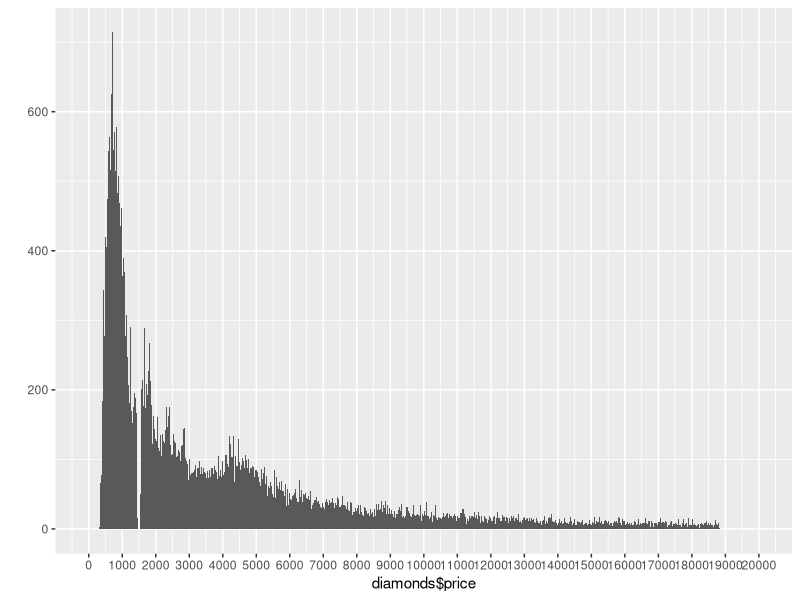
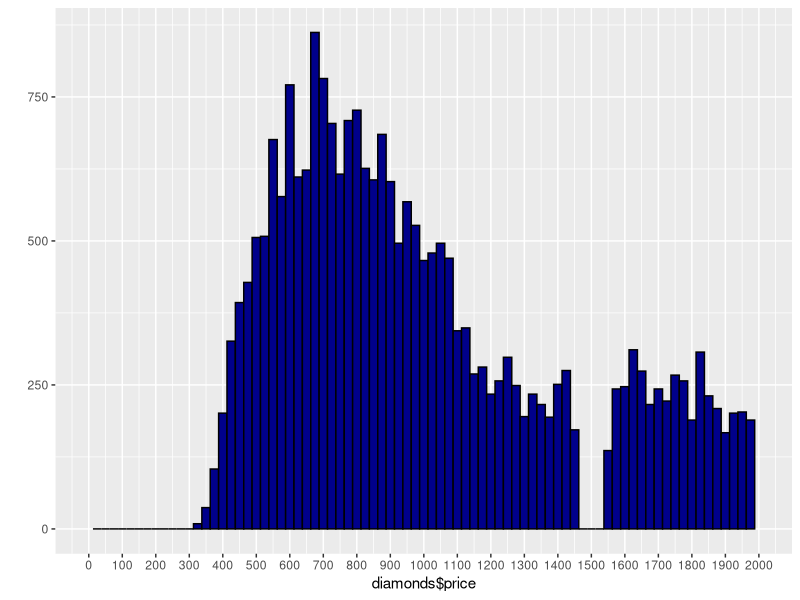
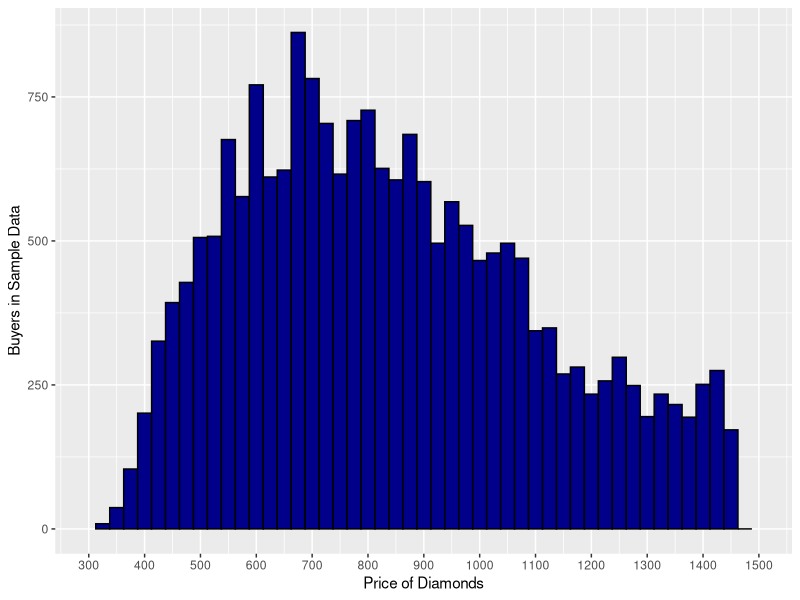
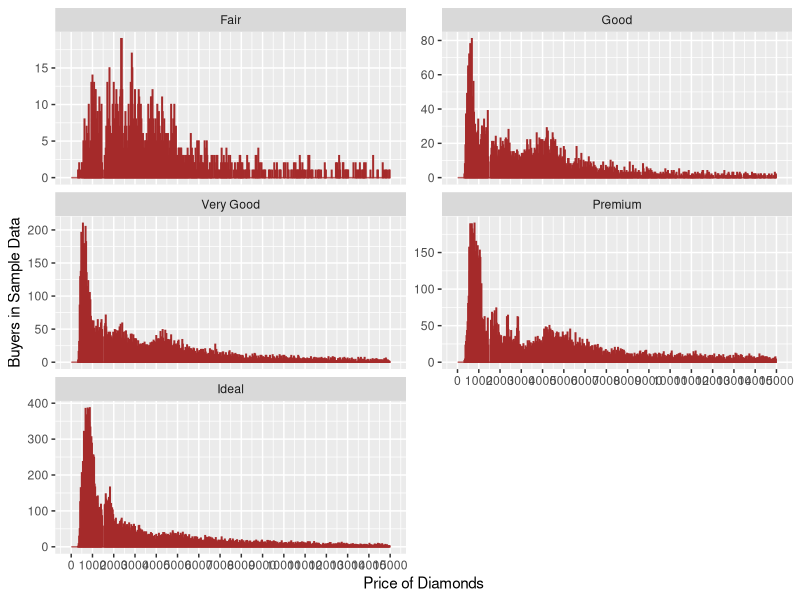
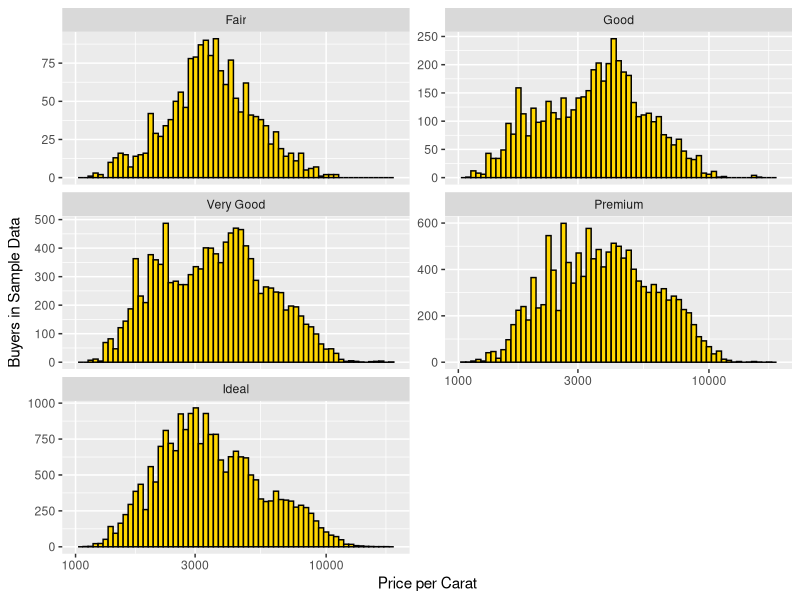
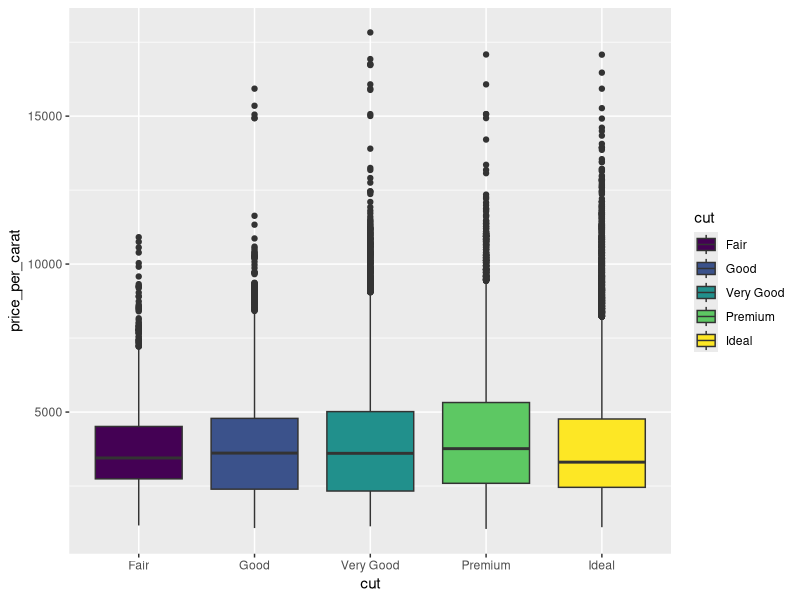
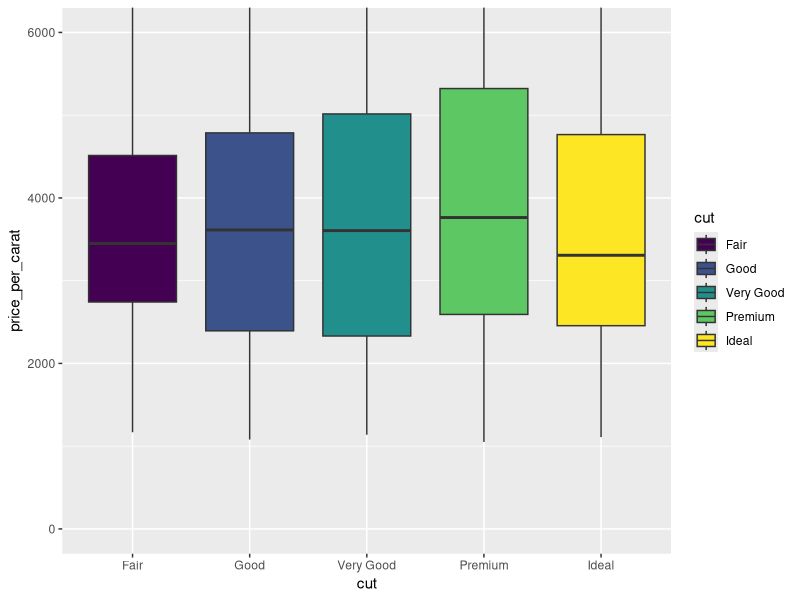
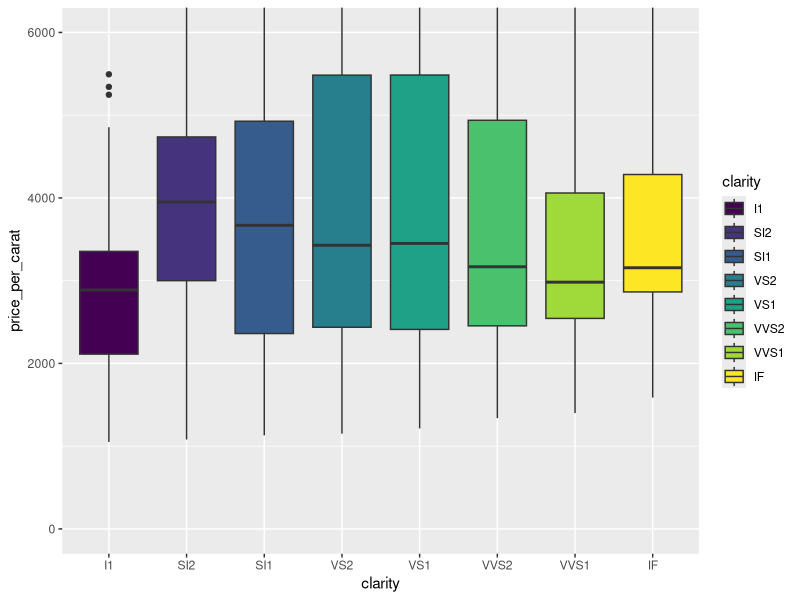

R code for these plots, in order:
## ---- chunk 1
knitr::opts_chunk$set(echo = TRUE)
## ---- chunk 2
library(ggplot2)

summary(diamonds)
## ---- chunk 3
qplot(x= diamonds$price, data = diamonds, binwidth = 20)+
  scale_x_continuous(limits = c(0, 20000), breaks = seq(0, 20000,1000))
## ---- chunk 4
qplot(x= diamonds$price, data = subset(diamonds, !is.na(price)), 
      binwidth = 25,
      color = I('black'), fill = I('dark blue'))+
  scale_x_continuous(limits = c(0,2000), breaks = seq(0,2000, 100))

## ---- chunk 5
qplot(x= diamonds$price, data = subset(diamonds, !is.na(price)), 
      binwidth = 25, 
      xlab = 'Price of Diamonds', 
      ylab= 'Buyers in Sample Data',
      color = I('black'), fill = I('dark blue'))+
  scale_x_continuous(limits = c(300,1500), breaks = seq(300,1500, 100))
## ---- chunk 6

qplot(x= diamonds$price, data = subset(diamonds, !is.na(price)),
      binwidth = 25,
      xlab = 'Price of Diamonds', 
      ylab= 'Buyers in Sample Data',
      color = I('brown'), fill = I('yellow'))+
  scale_x_continuous(limits = c(0, 15000), breaks = seq(0, 15000,1000))+
  facet_wrap(~cut, ncol = 2, scales = 'free_y')
## ---- chunk 7
qplot(x= diamonds$price/diamonds$carat, data = subset(diamonds, !is.na(price)),
      binwidth = .02,
      xlab = 'Price per Carat', 
      ylab= 'Buyers in Sample Data',
      color = I('black'), fill = I('Gold'))+
  facet_wrap(~cut, ncol = 2, scales = 'free_y')+
  scale_x_log10()
## ---- chunk 8
by(diamonds$price, diamonds$cut, summary)

## ---- chunk 9


diamonds$price_per_carat<-as.integer(diamonds$price/diamonds$carat)

qplot(x= cut, y = price_per_carat, data = subset(diamonds, !is.na(price)),
      geom = 'boxplot',
      fill= cut)


qplot(x= cut, y = price_per_carat, data = subset(diamonds, !is.na(price)),
      geom = 'boxplot',
      fill= cut)+
  coord_cartesian(ylim=c(0,6000))

## ---- chunk 10

by(diamonds$price, diamonds$clarity, summary)

qplot(x= clarity, y = price_per_carat, data = subset(diamonds, !is.na(price)),
      geom = 'boxplot', fill= clarity)+
  coord_cartesian(ylim=c(0,6000))



## ---- chunk 11
by(diamonds$price, diamonds$color, summary)

qplot(x= color, y = price_per_carat, data = subset(diamonds, !is.na(price)),
      geom = 'boxplot', fill = color)+
  coord_cartesian(ylim=c(0,8000))

## ---- chunk 12
IQR(subset(diamonds, color=='D')$price)
IQR(subset(diamonds, color=='J')$price)


## ---- chunk 13
qplot(x=carat, data = subset(diamonds, !is.na(price)), 
      geom='freqpoly',
      binwidth= 0.1)+
  scale_x_continuous(limits = c(0,5), breaks = seq(0,5,0.2))+
  scale_y_continuous(breaks = seq(0,10000,1000))

## ---- chunk 14
p1 <- ggplot(data = diamonds, aes(x = x, y = price))+
  geom_point()

p2 <- ggplot(data = diamonds, aes(x = y, y = price))+
  geom_point()

p3 <- ggplot(data = diamonds, aes(x = z, y = price))+
  geom_point()

library(gridExtra)
grid.arrange(p1,p2,p3, ncol=1)

## ---- chunk 15
with(diamonds, cor.test(x, price, method = 'pearson'))
with(diamonds, cor.test(y, price, method = 'pearson'))
with(diamonds, cor.test(z, price, method = 'pearson'))

## ---- chunk 16
ggplot(data = diamonds, aes(x = depth, y = price))+
  geom_point(alpha = 1/20)+
  scale_x_continuous(limits = c(55,70), breaks = seq(55,70,2))

with(diamonds, cor.test(price, depth, method = 'pearson'))

## ---- chunk 17
ggplot(data=subset(diamonds, !is.na(price)), aes(x=carat, y=price))+
  geom_point(fill='blue', color='black', shape=21)+
  scale_x_continuous(lim = c(0, quantile(diamonds$carat, probs = 0.99)))+
  scale_y_continuous(lim = c(0, quantile(diamonds$price, probs= 0.99)))+
  stat_smooth(method = 'lm', color = 'red')

## ---- chunk 18
diamonds$volume <- diamonds$x * diamonds$y * diamonds$z
summary(diamonds$volume)

ggplot(data=diamonds, aes(volume, price))+
  geom_point()

library(plyr)
count(diamonds$volume == 0)
detach("package:plyr", unload=TRUE)

## ---- chunk 19
sub_diamonds<- subset(diamonds, diamonds$volume > 0 & diamonds$volume < 1000)
with(sub_diamonds, cor.test(volume, price, method = 'pearson'))



## ---- chunk 20
ggplot(data = sub_diamonds, aes(x=volume, y = price))+
  geom_point()+
  scale_y_continuous(limits=c(0,20000))+
  geom_smooth(method = 'lm', color = 'red', formula = y~x)

## ---- chunk 21
library(dplyr)


diamondsByClarity <- diamonds %>% group_by(clarity) %>%
  summarise(mean_price = mean(price),median_price = median(price),
            max_price = max(price),
            min_price = min(price),
            n= n())
diamondsByClarity

## ---- chunk 22


diamonds_by_clarity <- group_by(diamonds, clarity)
diamonds_mp_by_clarity <- summarise(diamonds_by_clarity, mean_price = mean(price))

diamonds_by_color <- group_by(diamonds, color)
diamonds_mp_by_color <- summarise(diamonds_by_color, mean_price = mean(price))

head(diamonds_by_clarity)
head(diamonds_mp_by_clarity)
head(diamonds_mp_by_color)

p1 <- ggplot(data = diamonds_mp_by_clarity, aes(x= clarity, y= mean_price))+
  geom_bar(stat = 'identity')
p2 <- ggplot(data = diamonds_mp_by_color, aes(x= color, y= mean_price))+
  geom_bar(stat = 'identity')

grid.arrange(p1, p2, ncol=2)


## ---- chunk 23
library(ggplot2)
library(GGally)
library(scales)
library(memisc)

# sample 10,000 diamonds from the data set
set.seed(20022012)
diamond_samp <- diamonds[sample(1:length(diamonds$price), 10000), ]
ggpairs(diamond_samp, 
  lower = list(continuous = wrap("points", shape = I('.'))), 
  upper = list(combo = wrap("box", outlier.shape = I('.'))))
#ggsave(file = "ScatterMatrix-Diamonds.pdf")
## ---- chunk 24

plot1 <- qplot(data = diamonds, x= price, binwidth = 100, fill = I('#099DD9')) + 
  ggtitle('Price')

plot2 <- qplot(data= diamonds, x= price, binwidth = 0.01, fill = I('#F79420')) +
  scale_x_log10()+
  ggtitle('Price (log10)')

grid.arrange(plot1, plot2, ncol=1)

## ---- chunk 25
### Create a new function to transform the carat variable

cuberoot_trans = function() trans_new('cuberoot', transform = function(x) x^(1/3),
                                      inverse = function(x) x^3)
## ---- chunk 26
library(RColorBrewer)

ggplot(aes(x = carat, y = price, color = clarity), data = diamonds) + 
  geom_point(alpha = 0.5, size = 1, position = 'jitter') +
  scale_color_brewer(type = 'div',
    guide = guide_legend(title = 'Clarity', reverse = T,
    override.aes = list(alpha = 1, size = 2))) +  
  scale_x_continuous(trans = cuberoot_trans(), limits = c(0.2, 3),
    breaks = c(0.2, 0.5, 1, 2, 3)) + 
  scale_y_continuous(trans = log10_trans(),limits = c(350, 15000),
    breaks = c(350, 1000, 5000, 10000, 15000)) +
  ggtitle('Price (log10) by Cube-Root of Carat and Clarity')

## ---- chunk 27
ggplot(aes(x = carat, y = price, color = cut), data = diamonds) + 
  geom_point(alpha = 0.5, size = 1, position = 'jitter') +
  scale_color_brewer(type = 'div',
                     guide = guide_legend(title = 'Cut', reverse = T,
                                          override.aes = list(alpha = 1, size = 2))) +  
  scale_x_continuous(trans = cuberoot_trans(), limits = c(0.2, 3),
                     breaks = c(0.2, 0.5, 1, 2, 3)) + 
  scale_y_continuous(trans = log10_trans(), limits = c(350, 15000),
                     breaks = c(350, 1000, 5000, 10000, 15000)) +
  ggtitle('Price (log10) by Cube-Root of Carat and Cut')

## ---- chunk 28
ggplot(aes(x = carat, y = price, color = color), data = diamonds) + 
  geom_point(alpha = 0.5, size = 1, position = 'jitter') +
  scale_color_brewer(type = 'div',
                     guide = guide_legend(title = 'Color',                                           override.aes = list(alpha = 1, size = 2))) +  
  scale_x_continuous(trans = cuberoot_trans(), limits = c(0.2, 3),
                     breaks = c(0.2, 0.5, 1, 2, 3)) + 
  scale_y_continuous(trans = log10_trans(), limits = c(350, 15000),
                     breaks = c(350, 1000, 5000, 10000, 15000)) +
  ggtitle('Price (log10) by Cube-Root of Carat and Color')
## ---- chunk 29
m1 <- lm(I(log(price)) ~ I(carat^(1/3)), data = diamonds)
m2 <- update(m1, ~ . + carat)
m3 <- update(m2, ~ . + cut)
m4 <- update(m3, ~ . + color)
m5 <- update(m4, ~ . + clarity)
mtable(m1, m2, m3, m4, m5, sdigits = 3)
## ---- chunk 30
thisDiamond = data.frame(carat = 1.00, cut = "Very Good",
                         color = "I", clarity="VS1")
modelEstimate = predict(m5, newdata = thisDiamond,
                        interval="prediction", level = .95)

modelEstimate
